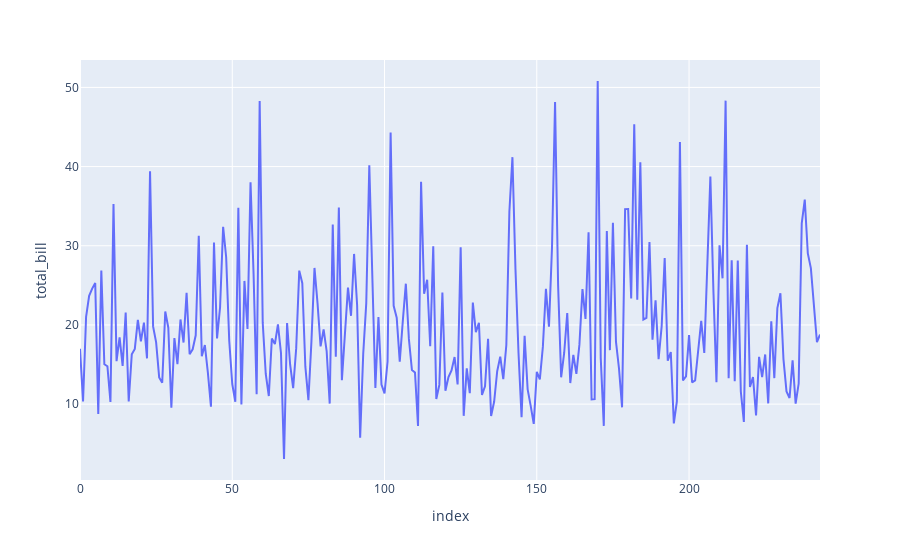

Notebook cell for this chart:
### Code cell
import plotly.express as px

# Create a line plot
fig = px.line(tips, y='total_bill')
fig.show()

### Figure 1 — Plotly figure (JSON) as saved in the notebook; plotly's stock layout.template omitted (floating-point values rounded to 4 significant figures; data arrays with more than 128 entries replaced by an {"elided": "..."} marker saying what was removed)
{"data": [{"hovertemplate": "index=%{x}<br>total_bill=%{y}<extra></extra>", "legendgroup": "", "line": {"color": "#636efa", "dash": "solid"}, "marker": {"symbol": "circle"}, "mode": "lines", "name": "", "orientation": "v", "showlegend": false, "type": "scatter", "x": {"elided": "244 int values"}, "xaxis": "x", "y": {"elided": "244 float values"}, "yaxis": "y"}], "layout": {"legend": {"tracegroupgap": 0}, "margin": {"t": 60}, "xaxis": {"anchor": "y", "domain": [0, 1], "title": {"text": "index"}}, "yaxis": {"anchor": "x", "domain": [0, 1], "title": {"text": "total_bill"}}}}
